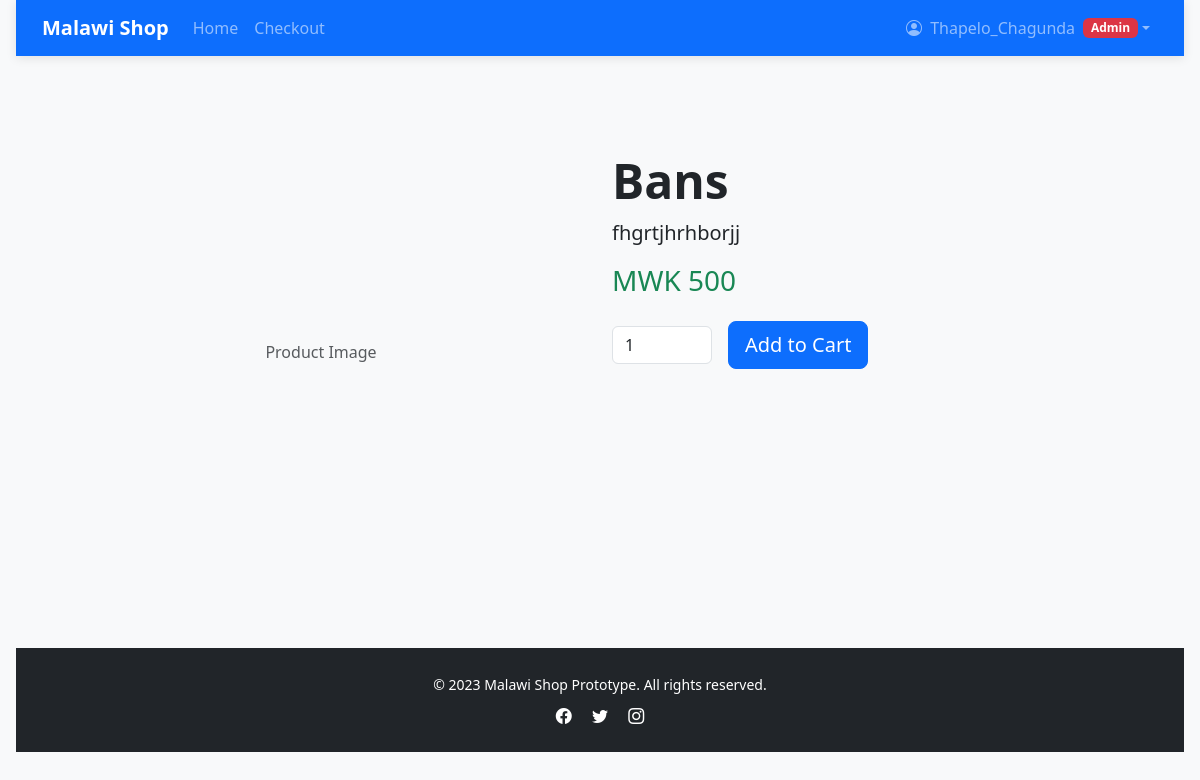
Screenshot of /p/bans/ (signed in) with the database file from the repository.
### shop/models.py (models this page shows, shortened)
class User(AbstractUser):
    CUSTOMER, VENDOR, ADMIN = 'customer', 'vendor', 'admin'
    ROLE_CHOICES = [(CUSTOMER,'Customer'),(VENDOR,'Vendor'),(ADMIN,'Admin')]
    role = models.CharField(max_length=20, choices=ROLE_CHOICES, default=CUSTOMER)
    phone_number = models.CharField(max_length=20, blank=True)
    address = models.TextField(blank=True)
    vendor_approved = models.BooleanField(default=False)

class Product(models.Model):
    vendor = models.ForeignKey(User, on_delete=models.PROTECT)
    name = models.CharField(max_length=160)
    slug = models.SlugField(unique=True)
    description = models.TextField(blank=True)
    price_mwk = models.PositiveIntegerField()
    stock_quantity = models.PositiveIntegerField(default=0)
    category = models.CharField(max_length=80)
    created_at = models.DateTimeField(auto_now_add=True)
    updated_at = models.DateTimeField(auto_now=True)

### shop/views.py (the view)
# urls.py: path('p/<slug:slug>/', product_detail, name='product_detail'),
def product_detail(request, slug):
    obj = get_object_or_404(Product, slug=slug)
    return render(request, 'product_detail.html', {'object': obj})

### templates/product_detail.html (shortened to what this page needs)
{% extends 'base.html' %}
{% block content %}
<div class="container py-5">
  <div class="row">
    <div class="col-lg-6">
      {% if object.images.all %}
        <div id="productCarousel" class="carousel slide" data-bs-ride="carousel">
          <div class="carousel-inner">
            {% for image in object.images.all %}
            <div class="carousel-item {% if forloop.first %}active{% endif %}">
              <div style="height: 400px; display: flex; align-items: center; justify-content: center; background-color: #f8f9fa;">
                <img src="{{ image.image.url }}" alt="{{ object.name }}" class="img-fluid" style="max-height: 100%; max-width: 100%;">
              </div>
            </div>
            {% endfor %}
          </div>
          {% if object.images.all.count > 1 %}
          <button class="carousel-control-prev" type="button" data-bs-target="#productCarousel" data-bs-slide="prev">
            <span class="carousel-control-prev-icon" aria-hidden="true"></span>
            <span class="visually-hidden">Previous</span>
          </button>
          <button class="carousel-control-next" type="button" data-bs-target="#productCarousel" data-bs-slide="next">
            <span class="carousel-control-next-icon" aria-hidden="true"></span>
            <span class="visually-hidden">Next</span>
          </button>
          {% endif %}
        </div>
      {% else %}
        <div class="bg-light" style="height: 400px; display: flex; align-items: center; justify-content: center;">
          <span class="text-muted">Product Image</span>
        </div>
      {% endif %}
    </div>
    <div class="col-lg-6">
      <h1 class="display-5 fw-bold">{{ object.name }}</h1>
      <p class="lead">{{ object.description }}</p>
      <h3 class="text-success mb-4">MWK {{ object.price_mwk }}</h3>
      <form method="post" action="{% url 'add_to_cart' %}" class="d-flex align-items-center">
        <input type="number" name="qty" value="1" min="1" class="form-control me-3" style="width: 100px;">
        <button class="btn btn-primary btn-lg">Add to Cart</button>
      </form>
    </div>
  </div>
</div>
{% endblock %}

### templates/base.html (shortened to what this page needs)
<!doctype html>
<html lang="en">
<head>
  <link href="https://cdn.jsdelivr.net/npm/bootstrap@5.3.0/dist/css/bootstrap.min.css" rel="stylesheet">
  <link rel="stylesheet" href="https://cdn.jsdelivr.net/npm/bootstrap-icons@1.10.0/font/bootstrap-icons.css">
  <link rel="stylesheet" href="/static/css/site.css">
</head>
<body>
  <nav class="navbar navbar-expand-lg navbar-dark bg-primary sticky-top">
    <div class="container">
      <a class="navbar-brand fw-bold" href="/">Malawi Shop</a>
      <div class="collapse navbar-collapse" id="navbarNav">
        <ul class="navbar-nav me-auto">
          <li class="nav-item">
            <a class="nav-link" href="/">Home</a>
          </li>
          <li class="nav-item">
            <a class="nav-link" href="/checkout/">Checkout</a>
          </li>
        </ul>
        <ul class="navbar-nav">
          {% if user.is_authenticated %}
          <li class="nav-item dropdown">
            <a class="nav-link dropdown-toggle d-flex align-items-center" href="#" role="button"
              data-bs-toggle="dropdown">
              <span class="me-2">
                <i class="bi bi-person-circle me-1"></i>
                {{ user.username }}
              </span>
              <span class="badge
                {% if user.role == 'vendor' %}bg-purple
                {% elif user.is_staff %}bg-danger
                {% else %}bg-success
                {% endif %}">
                {% if user.role == 'vendor' %}Vendor
                {% elif user.is_staff %}Admin
                {% else %}Customer
                {% endif %}
              </span>
            </a>
          </li>
          {% endif %}
        </ul>
      </div>
    </div>
  </nav>
  <main class="container my-5">
    {% block content %}{% endblock %}
  </main>
  <footer class="footer mt-auto">
    <div class="container text-center">
      <small>&copy; 2023 Malawi Shop Prototype. All rights reserved.</small>
      <div class="mt-2">
        <a href="#" class="text-white me-3"><i class="bi bi-facebook"></i></a>
        <a href="#" class="text-white me-3"><i class="bi bi-twitter"></i></a>
        <a href="#" class="text-white"><i class="bi bi-instagram"></i></a>
      </div>
    </div>
  </footer>
</body>
</html>

### static/css/site.css (style rules this page uses)
body { font-family: system-ui, Arial, sans-serif; margin:0; padding:0 1rem; }
button { padding:0.5rem 1rem }

### templates/base.html (style rules this page uses)
:root { --primary: #0d6efd; --secondary: #6c757d; --success: #198754; --light: #f8f9fa; --dark: #212529; }
body { background-color: #f8f9fa; padding-bottom: 3rem; }
.navbar { box-shadow: 0 2px 10px rgba(0, 0, 0, 0.1); }
.footer { background-color: var(--dark); color: white; padding: 1.5rem 0; margin-top: 3rem; }

### rows the page displays
User: username "Thapelo_Chagunda"
Product: name "Bans", description "fhgrtjhrhborjj", price_mwk "500"
